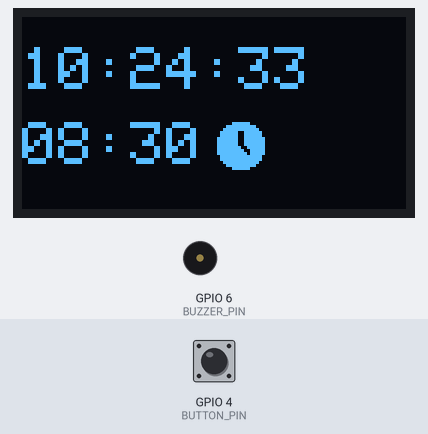
Bench run of a program on a simulated ESP32-S3. Parts: 128×64 one-colour display, buzzer (waves = sounding, pin HIGH). The test bench sets the inputs (shaded band); at power-on: GPIO 4 (BUTTON_PIN) HIGH. WiFi joins after 1.5 s; servers stay silent unless stated; the local clock reads 2024-03-15 10:24:30 at power-on unless the program sets it; EEPROM starts erased; not simulated (calls return 0 or success): secrets.h; what the program prints to the serial monitor is not drawn.

Above: at 3.2 s.
3.3 s: GPIO 4 (BUTTON_PIN) pulled LOW for 0.15 s
At 5.7 s:
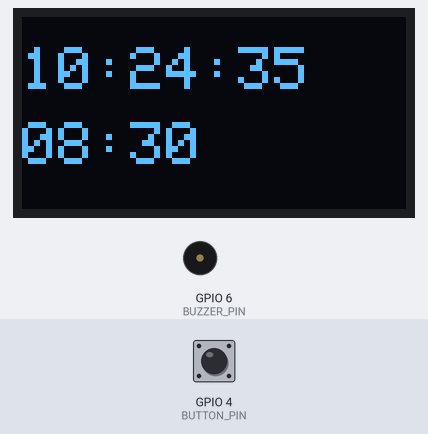
6.4 s: GPIO 4 (BUTTON_PIN) pulled LOW for 1 s
At 7.8 s:
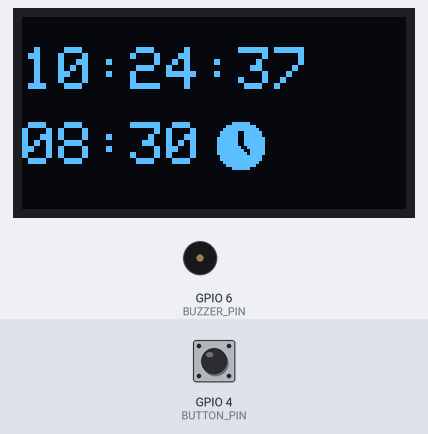
8.9 s: GPIO 4 (BUTTON_PIN) pulled LOW for 0.15 s
At 9.8 s:
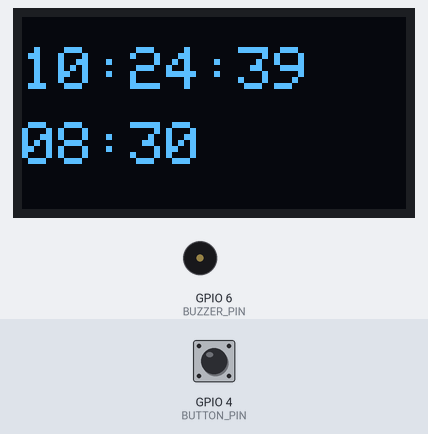
10.7 s: GPIO 4 (BUTTON_PIN) pulled LOW for 1 s
At 13.9 s:
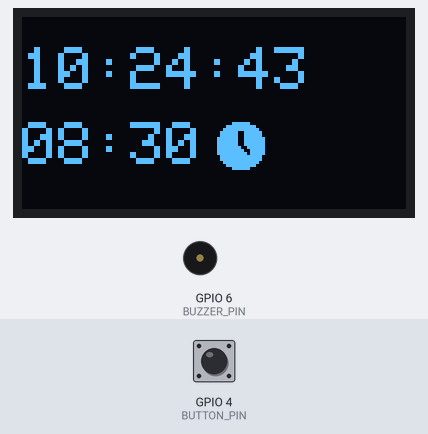
Timing chart, 0 to 14.2 s (numbered marks = the images above; inputs shaded):
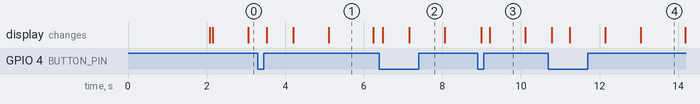

The program:

main.cpp
```cpp
#include <Arduino.h>
#include <WiFi.h>
#include "time.h"
#include <Adafruit_SSD1306.h>
#include <Adafruit_GFX.h>
#include <Wire.h>
#include <IRremote.hpp>
#include <Preferences.h>

#include "secrets.h"

#define DECODE_NEC

#define SCREEN_WIDTH      128
#define SCREEN_HEIGHT     64
#define IR_RECEIVE_PIN    2
#define BUZZER_PIN        6
#define BUTTON_PIN        4

#define WIFI_TIMEOUT_MS   10000
#define QUEUE_LENGTH      8
#define UI_TICK_MS        50
#define DISPLAY_REFRESH_MS  200

#define IDLE_SLEEP_MS 5000
#define SLEEP_CHECK_US 800000

const char* NTP_SERVER = "pool.ntp.org";

Preferences prefs;

Adafruit_SSD1306 display(SCREEN_WIDTH, SCREEN_HEIGHT, &Wire, -1);

enum IRCommand : uint8_t {
  IR_ZERO   = 0x19, IR_ONE  = 0x45, IR_TWO   = 0x46, IR_THREE = 0x47,
  IR_FOUR   = 0x44, IR_FIVE = 0x40, IR_SIX   = 0x43, IR_SEVEN = 0x07,
  IR_EIGHT  = 0x15, IR_NINE = 0x09,
  IR_STAR   = 0x16, IR_HASH = 0x0D,
  IR_LEFT   = 0x08, IR_RIGHT = 0x5A,
  IR_UP     = 0x18, IR_DOWN  = 0x52,
  IR_CENTER = 0x1C
};

const unsigned char alarm_icon[] PROGMEM = {
	0x07, 0xe0, 0x1f, 0xf8, 0x3f, 0xfc, 0x7e, 0x7e, 0x7e, 0x7e, 0xfe, 0x7f, 0xfe, 0x7f, 0xfe, 0x7f,
	0xff, 0x3f, 0xff, 0x9f, 0xff, 0xdf, 0x7f, 0xfe, 0x7f, 0xfe, 0x3f, 0xfc, 0x1f, 0xf8, 0x07, 0xe0
};

uint8_t hourChangingStep = 1;
uint8_t minuteChangingStep = 1;

struct Alarm {
    int hour;
    int minute;
    bool enabled;
    bool wasTriggered;
    bool isRinging;
};


QueueHandle_t eventQueue;
Alarm alarmClock = {8, 30, true, false, false};

void restoreAlarmSettings(){
  prefs.begin("alarm", true); // true = read-only
  alarmClock.hour    = prefs.getInt("hour", 8);    // 8 = default if not found
  alarmClock.minute  = prefs.getInt("minute", 30);
  alarmClock.enabled = prefs.getBool("enabled", true);
  prefs.end();
}
void displayMessage(const char* line1, const char* line2 = nullptr) {
  display.clearDisplay();
  display.setTextSize(2);
  display.setTextColor(WHITE);

  display.setCursor(0, line2 ? 8 : 20);
  display.println(line1);

  if (line2) {
    display.setCursor(0, 36);
    display.println(line2);
  }

  display.display();
}

void displayClock(const char* timeStr, const char* alarmStr, const bool alarmEnabled) {
  display.clearDisplay();
  display.setTextSize(2);
  display.setTextColor(WHITE);

  display.setCursor(0, 10);
  display.print(timeStr);

  display.setCursor(0, 35);
  display.print(alarmStr);

  if (alarmEnabled)
    display.drawBitmap(65, 35, alarm_icon, 16, 16, WHITE);

  display.display();
}

void tryToGetWorldTime(){
  WiFi.begin(SSID, PASSWORD);

  unsigned long wifiStart = millis();

  while (WiFi.status() != WL_CONNECTED) {

    if (millis() - wifiStart > WIFI_TIMEOUT_MS) {
      Serial.println("WiFi timeout");
      displayMessage("No WiFi");
      break;
    }

    Serial.print(".");
    vTaskDelay(pdMS_TO_TICKS(500));
  }

  if (WiFi.status() == WL_CONNECTED) {

    configTzTime(
      time_zone_location,
      NTP_SERVER
    );

    Serial.println("\nWiFi connected");
    delay(500);
    struct tm timeinfo;
    if (getLocalTime(&timeinfo))
      Serial.println(&timeinfo, "Time synced: %H:%M:%S");

  }

  WiFi.disconnect(true);
  WiFi.mode(WIFI_OFF);
}


void saveAlarm() {
  prefs.begin("alarm", false);
  prefs.putInt("hour",    alarmClock.hour);
  prefs.putInt("minute",  alarmClock.minute);
  prefs.putBool("enabled", alarmClock.enabled);
  prefs.end();
}


void IRTask(void* pvParameters) {
  static bool buttonWasPressed = false;
  IrReceiver.begin(IR_RECEIVE_PIN, ENABLE_LED_FEEDBACK);

  for (;;) {

    if (IrReceiver.decode()) {

      bool isRepeat = IrReceiver.decodedIRData.flags & IRDATA_FLAGS_IS_REPEAT;
      uint8_t rawCmd = IrReceiver.decodedIRData.command;

      IrReceiver.resume();

      if (!isRepeat) {
        IRCommand cmd = (IRCommand)rawCmd;
        xQueueSend(eventQueue, &cmd, pdMS_TO_TICKS(10));
      }
    }

    bool buttonPressed = !digitalRead(BUTTON_PIN);

    if (buttonPressed && !buttonWasPressed) {
        IRCommand cmd = IR_CENTER;
        xQueueSend(eventQueue, &cmd, pdMS_TO_TICKS(10));
    }
    buttonWasPressed = buttonPressed;

    vTaskDelay(pdMS_TO_TICKS(5));
  }
}

void UITask(void* pvParameters) {

  struct tm timeinfo;
  unsigned long lastUpdate = 0;
  bool changingHours = true;

  unsigned long lastActivity = millis();

  displayMessage("Ready");

  for (;;) {
    IRCommand cmd;

    if (xQueueReceive(eventQueue, &cmd, pdMS_TO_TICKS(UI_TICK_MS))) {
      lastActivity = millis(); // reset idle timer

      switch (cmd) {

        case IR_DOWN:
            if (alarmClock.enabled || alarmClock.isRinging) break;

            if (changingHours) {
                alarmClock.hour = (alarmClock.hour + 24 - hourChangingStep) % 24;
            } else {
                alarmClock.minute = (alarmClock.minute + 60 - minuteChangingStep) % 60;
            }
            break;

        case IR_UP:
            if (alarmClock.enabled || alarmClock.isRinging) break;

            if (changingHours) {
                alarmClock.hour = (alarmClock.hour + hourChangingStep) % 24;
            } else {
                alarmClock.minute = (alarmClock.minute + minuteChangingStep) % 60;
            }
            break;

        case IR_RIGHT:
        case IR_LEFT:
            changingHours = !changingHours;
            break;

        case IR_CENTER:
          if (alarmClock.isRinging) {
            noTone(BUZZER_PIN);
            alarmClock.enabled   = false;
            alarmClock.isRinging = false;
          } else {
            alarmClock.enabled = !alarmClock.enabled;
          }
          saveAlarm();
          break;
      }
    }

    unsigned long now = millis();

    if (now - lastUpdate < DISPLAY_REFRESH_MS) {
      continue;
    }

    if (!getLocalTime(&timeinfo)) {
      displayMessage("No NTP", "check wifi");
      delay(100);
      tryToGetWorldTime();
      continue;
    }

    lastUpdate = now;

    if (!alarmClock.isRinging &&
        now - lastActivity > IDLE_SLEEP_MS) {
      esp_sleep_enable_timer_wakeup(SLEEP_CHECK_US);
      esp_sleep_enable_gpio_wakeup();
      gpio_wakeup_enable((gpio_num_t)BUTTON_PIN, GPIO_INTR_LOW_LEVEL);
      gpio_wakeup_enable((gpio_num_t)IR_RECEIVE_PIN, GPIO_INTR_LOW_LEVEL);

      esp_light_sleep_start();   // sleep here
    }

    if (alarmClock.isRinging){
      static unsigned long lastToggle = 0;
      static bool buzzerState = false;

      const int BEEP_INTERVAL = 300;

      if(now - lastToggle >= BEEP_INTERVAL){
        buzzerState = !buzzerState;

        if(buzzerState)
          tone(BUZZER_PIN, 1000);
        else
          noTone(BUZZER_PIN);

        lastToggle = now;
      }
    }
    if (alarmClock.enabled &&
        timeinfo.tm_hour == alarmClock.hour &&
        timeinfo.tm_min  == alarmClock.minute &&
        !alarmClock.wasTriggered)
    {
      alarmClock.wasTriggered = true;
      alarmClock.isRinging = true;
    }

    if (timeinfo.tm_hour != alarmClock.hour ||
      timeinfo.tm_min  != alarmClock.minute) {
      alarmClock.wasTriggered = false;
    }

    char buffer[9];
    char bufferAlarm[9];

    snprintf(buffer, sizeof(buffer),
             "%02d:%02d:%02d",
             timeinfo.tm_hour,
             timeinfo.tm_min,
             timeinfo.tm_sec);

    snprintf(bufferAlarm, sizeof(bufferAlarm),
             "%02d:%02d",
             alarmClock.hour,
             alarmClock.minute);

    displayClock(buffer, bufferAlarm, alarmClock.enabled && !alarmClock.wasTriggered);
  }
}


void setup() {
  pinMode(BUZZER_PIN, OUTPUT);
  pinMode(BUTTON_PIN, INPUT_PULLUP);

  Wire.begin(8, 9);

  if (!display.begin(SSD1306_SWITCHCAPVCC, 0x3C)) {
    Serial.println("SSD1306 init failed");

    for (;;) {
      vTaskDelay(pdMS_TO_TICKS(1000));
    }
  }

  restoreAlarmSettings();

  displayMessage("Connecting", "WiFi...");

  tryToGetWorldTime();

  eventQueue = xQueueCreate(QUEUE_LENGTH, sizeof(IRCommand));

  configASSERT(eventQueue);

  xTaskCreatePinnedToCore(
    IRTask,
    "IRTask",
    4096,
    nullptr,
    1,
    nullptr,
    0
  );

  xTaskCreatePinnedToCore(
    UITask,
    "UITask",
    4096,
    nullptr,
    1,
    nullptr,
    1
  );
}

void loop() {
  vTaskSuspend(nullptr);
}
```

Measured:
- after the input at 3.3 s, the display: first changes after 0.23 s (image 1 shows a later state)
- after the input at 6.4 s, the display: first changes after 0.08 s (image 2 shows a later state)
- after the input at 8.9 s, the display: first changes after 0.08 s (image 3 shows a later state)
- after the input at 10.7 s, the display: first changes after 0.09 s (image 4 shows a later state)
- what the display in image 1 shows lasts 1.1 s, from 5.1 s to 6.2 s
- what the display in image 3 shows lasts 0.9 s, from 9.2 s to 10.1 s
